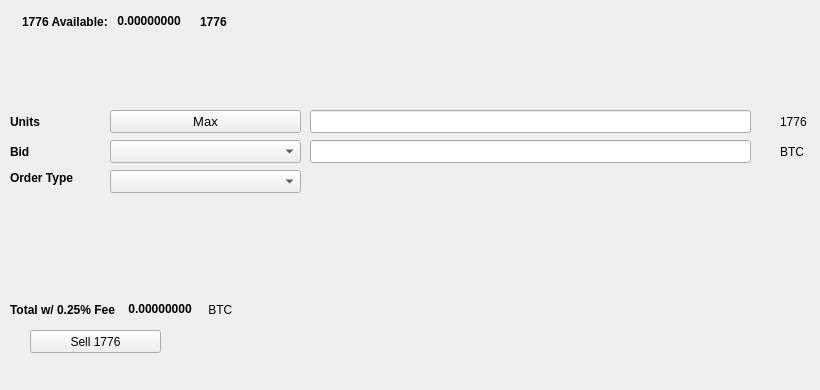
   <widget class="QWidget" name="SellTab">
    <attribute name="title">
     <string>Sell</string>
    </attribute>
    <widget class="QLabel" name="label_16">
     <property name="geometry">
      <rect>
       <x>780</x>
       <y>140</y>
       <width>31</width>
       <height>23</height>
      </rect>
     </property>
     <property name="text">
      <string>BTC</string>
     </property>
    </widget>
    <widget class="QComboBox" name="SellBidcomboBox">
     <property name="geometry">
      <rect>
       <x>110</x>
       <y>140</y>
       <width>191</width>
       <height>23</height>
      </rect>
     </property>
     <property name="font">
      <font>
       <pointsize>10</pointsize>
      </font>
     </property>
    </widget>
    <widget class="QLabel" name="label_18">
     <property name="geometry">
      <rect>
       <x>10</x>
       <y>110</y>
       <width>46</width>
       <height>23</height>
      </rect>
     </property>
     <property name="font">
      <font>
       <weight>75</weight>
       <bold>true</bold>
      </font>
     </property>
     <property name="text">
      <string>Units</string>
     </property>
    </widget>
    <widget class="QPushButton" name="Sell_Max_Amount">
     <property name="geometry">
      <rect>
       <x>110</x>
       <y>110</y>
       <width>191</width>
       <height>23</height>
      </rect>
     </property>
     <property name="font">
      <font>
       <pointsize>10</pointsize>
      </font>
     </property>
     <property name="text">
      <string>Max</string>
     </property>
    </widget>
    <widget class="QLabel" name="label_20">
     <property name="geometry">
      <rect>
       <x>10</x>
       <y>170</y>
       <width>91</width>
       <height>16</height>
      </rect>
     </property>
     <property name="font">
      <font>
       <weight>75</weight>
       <bold>true</bold>
      </font>
     </property>
     <property name="text">
      <string>Order Type</string>
     </property>
    </widget>
    <widget class="QComboBox" name="SellOrdertypeCombo">
     <property name="geometry">
      <rect>
       <x>110</x>
       <y>170</y>
       <width>191</width>
       <height>23</height>
      </rect>
     </property>
     <property name="font">
      <font>
       <pointsize>10</pointsize>
      </font>
     </property>
    </widget>
    <widget class="QLabel" name="label_21">
     <property name="geometry">
      <rect>
       <x>10</x>
       <y>140</y>
       <width>46</width>
       <height>23</height>
      </rect>
     </property>
     <property name="font">
      <font>
       <weight>75</weight>
       <bold>true</bold>
      </font>
     </property>
     <property name="text">
      <string>Bid</string>
     </property>
    </widget>
    <widget class="QLabel" name="label_22">
     <property name="geometry">
      <rect>
       <x>780</x>
       <y>110</y>
       <width>31</width>
       <height>23</height>
      </rect>
     </property>
     <property name="text">
      <string>1776</string>
     </property>
    </widget>
    <widget class="QLineEdit" name="UnitsInput1776">
     <property name="geometry">
      <rect>
       <x>310</x>
       <y>110</y>
       <width>441</width>
       <height>23</height>
      </rect>
     </property>
     <property name="font">
      <font>
       <pointsize>9</pointsize>
       <weight>75</weight>
       <bold>true</bold>
      </font>
     </property>
    </widget>
    <widget class="QLineEdit" name="SellBidPriceEdit">
     <property name="geometry">
      <rect>
       <x>310</x>
       <y>140</y>
       <width>441</width>
       <height>23</height>
      </rect>
     </property>
     <property name="font">
      <font>
       <pointsize>9</pointsize>
       <weight>75</weight>
       <bold>true</bold>
      </font>
     </property>
    </widget>
    <widget class="QPushButton" name="Sell1776BTN">
     <property name="geometry">
      <rect>
       <x>30</x>
       <y>330</y>
       <width>131</width>
       <height>23</height>
      </rect>
     </property>
     <property name="text">
      <string>Sell 1776</string>
     </property>
     <property name="icon">
      <iconset resource="../1776">
       <normaloff>:/icons/bitcoin</normaloff>:/icons/bitcoin</iconset>
     </property>
    </widget>
    <widget class="QWidget" name="layoutWidget3">
     <property name="geometry">
      <rect>
       <x>22</x>
       <y>12</y>
       <width>258</width>
       <height>19</height>
      </rect>
     </property>
     <layout class="QHBoxLayout" name="horizontalLayout">
      <item>
       <widget class="QLabel" name="label232_2">
        <property name="font">
         <font>
          <weight>75</weight>
          <bold>true</bold>
         </font>
        </property>
        <property name="text">
         <string>1776 Available:</string>
        </property>
       </widget>
      </item>
      <item>
       <widget class="QLabel" name="1776AvailableLabel">
        <property name="palette">
         <palette>
          <active>
           <colorrole role="WindowText">
            <brush brushstyle="SolidPattern">
             <color alpha="255">
              <red>0</red>
              <green>0</green>
              <blue>0</blue>
             </color>
            </brush>
           </colorrole>
           <colorrole role="Button">
            <brush brushstyle="SolidPattern">
             <color alpha="255">
              <red>0</red>
              <green>170</green>
              <blue>0</blue>
             </color>
            </brush>
           </colorrole>
           <colorrole role="Light">
            <brush brushstyle="SolidPattern">
             <color alpha="255">
              <red>0</red>
              <green>255</green>
              <blue>0</blue>
             </color>
            </brush>
           </colorrole>
           <colorrole role="Midlight">
            <brush brushstyle="SolidPattern">
             <color alpha="255">
              <red>0</red>
              <green>212</green>
              <blue>0</blue>
             </color>
            </brush>
           </colorrole>
           <colorrole role="Dark">
            <brush brushstyle="SolidPattern">
             <color alpha="255">
              <red>0</red>
              <green>85</green>
              <blue>0</blue>
             </color>
            </brush>
           </colorrole>
           <colorrole role="Mid">
            <brush brushstyle="SolidPattern">
             <color alpha="255">
              <red>0</red>
              <green>113</green>
              <blue>0</blue>
             </color>
            </brush>
           </colorrole>
           <colorrole role="Text">
            <brush brushstyle="SolidPattern">
             <color alpha="255">
              <red>0</red>
              <green>170</green>
              <blue>0</blue>
             </color>
            </brush>
           </colorrole>
           <colorrole role="BrightText">
            <brush brushstyle="SolidPattern">
             <color alpha="255">
              <red>255</red>
              <green>255</green>
              <blue>255</blue>
             </color>
            </brush>
           </colorrole>
           <colorrole role="ButtonText">
            <brush brushstyle="SolidPattern">
             <color alpha="255">
              <red>0</red>
              <green>0</green>
              <blue>0</blue>
             </color>
            </brush>
           </colorrole>
           <colorrole role="Base">
            <brush brushstyle="SolidPattern">
             <color alpha="255">
              <red>255</red>
              <green>255</green>
              <blue>255</blue>
             </color>
            </brush>
           </colorrole>
           <colorrole role="Window">
            <brush brushstyle="SolidPattern">
             <color alpha="255">
              <red>0</red>
              <green>170</green>
              <blue>0</blue>
             </color>
            </brush>
           </colorrole>
           <colorrole role="Shadow">
            <brush brushstyle="SolidPattern">
             <color alpha="255">
              <red>0</red>
              <green>0</green>
              <blue>0</blue>
             </color>
            </brush>
           </colorrole>
           <colorrole role="AlternateBase">
            <brush brushstyle="SolidPattern">
             <color alpha="255">
              <red>127</red>
              <green>212</green>
              <blue>127</blue>
             </color>
            </brush>
           </colorrole>
           <colorrole role="ToolTipBase">
            <brush brushstyle="SolidPattern">
             <color alpha="255">
              <red>255</red>
              <green>255</green>
              <blue>220</blue>
             </color>
            </brush>
           </colorrole>
           <colorrole role="ToolTipText">
            <brush brushstyle="SolidPattern">
             <color alpha="255">
              <red>0</red>
              <green>0</green>
              <blue>0</blue>
             </color>
            </brush>
           </colorrole>
          </active>
          <inactive>
           <colorrole role="WindowText">
            <brush brushstyle="SolidPattern">
             <color alpha="255">
              <red>0</red>
              <green>0</green>
              <blue>0</blue>
             </color>
            </brush>
           </colorrole>
           <colorrole role="Button">
            <brush brushstyle="SolidPattern">
             <color alpha="255">
              <red>0</red>
              <green>170</green>
              <blue>0</blue>
             </color>
            </brush>
           </colorrole>
           <colorrole role="Light">
            <brush brushstyle="SolidPattern">
             <color alpha="255">
              <red>0</red>
              <green>255</green>
              <blue>0</blue>
             </color>
            </brush>
           </colorrole>
           <colorrole role="Midlight">
            <brush brushstyle="SolidPattern">
             <color alpha="255">
              <red>0</red>
              <green>212</green>
              <blue>0</blue>
             </color>
            </brush>
           </colorrole>
           <colorrole role="Dark">
            <brush brushstyle="SolidPattern">
             <color alpha="255">
              <red>0</red>
              <green>85</green>
              <blue>0</blue>
             </color>
            </brush>
           </colorrole>
           <colorrole role="Mid">
            <brush brushstyle="SolidPattern">
             <color alpha="255">
              <red>0</red>
              <green>113</green>
              <blue>0</blue>
             </color>
            </brush>
           </colorrole>
           <colorrole role="Text">
            <brush brushstyle="SolidPattern">
             <color alpha="255">
              <red>0</red>
              <green>170</green>
              <blue>0</blue>
             </color>
            </brush>
           </colorrole>
           <colorrole role="BrightText">
            <brush brushstyle="SolidPattern">
             <color alpha="255">
              <red>255</red>
              <green>255</green>
              <blue>255</blue>
             </color>
            </brush>
           </colorrole>
           <colorrole role="ButtonText">
            <brush brushstyle="SolidPattern">
             <color alpha="255">
              <red>0</red>
              <green>0</green>
              <blue>0</blue>
             </color>
            </brush>
           </colorrole>
           <colorrole role="Base">
            <brush brushstyle="SolidPattern">
             <color alpha="255">
              <red>255</red>
              <green>255</green>
              <blue>255</blue>
             </color>
            </brush>
           </colorrole>
           <colorrole role="Window">
            <brush brushstyle="SolidPattern">
             <color alpha="255">
              <red>0</red>
              <green>170</green>
              <blue>0</blue>
             </color>
            </brush>
           </colorrole>
           <colorrole role="Shadow">
            <brush brushstyle="SolidPattern">
             <color alpha="255">
              <red>0</red>
              <green>0</green>
              <blue>0</blue>
             </color>
            </brush>
           </colorrole>
           <colorrole role="AlternateBase">
            <brush brushstyle="SolidPattern">
             <color alpha="255">
              <red>127</red>
              <green>212</green>
              <blue>127</blue>
             </color>
            </brush>
           </colorrole>
           <colorrole role="ToolTipBase">
            <brush brushstyle="SolidPattern">
             <color alpha="255">
              <red>255</red>
              <green>255</green>
              <blue>220</blue>
             </color>
            </brush>
           </colorrole>
           <colorrole role="ToolTipText">
            <brush brushstyle="SolidPattern">
             <color alpha="255">
              <red>0</red>
              <green>0</green>
              <blue>0</blue>
             </color>
            </brush>
           </colorrole>
          </inactive>
          <disabled>
           <colorrole role="WindowText">
            <brush brushstyle="SolidPattern">
             <color alpha="255">
              <red>0</red>
              <green>85</green>
              <blue>0</blue>
             </color>
            </brush>
           </colorrole>
           <colorrole role="Button">
            <brush brushstyle="SolidPattern">
             <color alpha="255">
              <red>0</red>
              <green>170</green>
              <blue>0</blue>
             </color>
            </brush>
           </colorrole>
           <colorrole role="Light">
            <brush brushstyle="SolidPattern">
             <color alpha="255">
              <red>0</red>
              <green>255</green>
              <blue>0</blue>
             </color>
            </brush>
           </colorrole>
           <colorrole role="Midlight">
            <brush brushstyle="SolidPattern">
             <color alpha="255">
              <red>0</red>
              <green>212</green>
              <blue>0</blue>
             </color>
            </brush>
           </colorrole>
           <colorrole role="Dark">
            <brush brushstyle="SolidPattern">
             <color alpha="255">
              <red>0</red>
              <green>85</green>
              <blue>0</blue>
             </color>
            </brush>
           </colorrole>
           <colorrole role="Mid">
            <brush brushstyle="SolidPattern">
             <color alpha="255">
              <red>0</red>
              <green>113</green>
              <blue>0</blue>
             </color>
            </brush>
           </colorrole>
           <colorrole role="Text">
            <brush brushstyle="SolidPattern">
             <color alpha="255">
              <red>0</red>
              <green>85</green>
              <blue>0</blue>
             </color>
            </brush>
           </colorrole>
           <colorrole role="BrightText">
            <brush brushstyle="SolidPattern">
             <color alpha="255">
              <red>255</red>
              <green>255</green>
              <blue>255</blue>
             </color>
            </brush>
           </colorrole>
           <colorrole role="ButtonText">
            <brush brushstyle="SolidPattern">
             <color alpha="255">
              <red>0</red>
              <green>85</green>
              <blue>0</blue>
             </color>
            </brush>
           </colorrole>
           <colorrole role="Base">
            <brush brushstyle="SolidPattern">
             <color alpha="255">
              <red>0</red>
              <green>170</green>
              <blue>0</blue>
             </color>
            </brush>
           </colorrole>
           <colorrole role="Window">
            <brush brushstyle="SolidPattern">
             <color alpha="255">
              <red>0</red>
              <green>170</green>
              <blue>0</blue>
             </color>
            </brush>
           </colorrole>
           <colorrole role="Shadow">
            <brush brushstyle="SolidPattern">
             <color alpha="255">
              <red>0</red>
              <green>0</green>
              <blue>0</blue>
             </color>
            </brush>
           </colorrole>
           <colorrole role="AlternateBase">
            <brush brushstyle="SolidPattern">
             <color alpha="255">
              <red>0</red>
              <green>170</green>
              <blue>0</blue>
             </color>
            </brush>
           </colorrole>
           <colorrole role="ToolTipBase">
            <brush brushstyle="SolidPattern">
             <color alpha="255">
              <red>255</red>
              <green>255</green>
              <blue>220</blue>
             </color>
            </brush>
           </colorrole>
           <colorrole role="ToolTipText">
            <brush brushstyle="SolidPattern">
             <color alpha="255">
              <red>0</red>
              <green>0</green>
              <blue>0</blue>
             </color>
            </brush>
           </colorrole>
          </disabled>
         </palette>
        </property>
        <property name="font">
         <font>
          <weight>75</weight>
          <bold>true</bold>
         </font>
        </property>
        <property name="text">
         <string> 0.00000000 </string>
        </property>
        <property name="textInteractionFlags">
         <set>Qt::LinksAccessibleByMouse|Qt::TextSelectableByKeyboard|Qt::TextSelectableByMouse</set>
        </property>
       </widget>
      </item>
      <item>
       <widget class="QLabel" name="label1776">
        <property name="font">
         <font>
          <weight>75</weight>
          <bold>true</bold>
         </font>
        </property>
        <property name="text">
         <string>1776</string>
        </property>
       </widget>
      </item>
     </layout>
    </widget>
    <widget class="QWidget" name="layoutWidget">
     <property name="geometry">
      <rect>
       <x>10</x>
       <y>300</y>
       <width>268</width>
       <height>19</height>
      </rect>
     </property>
     <layout class="QHBoxLayout" name="horizontalLayout_2">
      <item>
       <widget class="QLabel" name="label_19">
        <property name="font">
         <font>
          <weight>75</weight>
          <bold>true</bold>
         </font>
        </property>
        <property name="text">
         <string>Total w/ 0.25% Fee </string>
        </property>
       </widget>
      </item>
      <item>
       <widget class="QLabel" name="SellCostLabel">
        <property name="palette">
         <palette>
          <active>
           <colorrole role="WindowText">
            <brush brushstyle="SolidPattern">
             <color alpha="255">
              <red>0</red>
              <green>0</green>
              <blue>0</blue>
             </color>
            </brush>
           </colorrole>
           <colorrole role="Button">
            <brush brushstyle="SolidPattern">
             <color alpha="255">
              <red>0</red>
              <green>170</green>
              <blue>0</blue>
             </color>
            </brush>
           </colorrole>
           <colorrole role="Light">
            <brush brushstyle="SolidPattern">
             <color alpha="255">
              <red>0</red>
              <green>255</green>
              <blue>0</blue>
             </color>
            </brush>
           </colorrole>
           <colorrole role="Midlight">
            <brush brushstyle="SolidPattern">
             <color alpha="255">
              <red>0</red>
              <green>212</green>
              <blue>0</blue>
             </color>
            </brush>
           </colorrole>
           <colorrole role="Dark">
            <brush brushstyle="SolidPattern">
             <color alpha="255">
              <red>0</red>
              <green>85</green>
              <blue>0</blue>
             </color>
            </brush>
           </colorrole>
           <colorrole role="Mid">
            <brush brushstyle="SolidPattern">
             <color alpha="255">
              <red>0</red>
              <green>113</green>
              <blue>0</blue>
             </color>
            </brush>
           </colorrole>
           <colorrole role="Text">
            <brush brushstyle="SolidPattern">
             <color alpha="255">
              <red>0</red>
              <green>170</green>
              <blue>0</blue>
             </color>
            </brush>
           </colorrole>
           <colorrole role="BrightText">
            <brush brushstyle="SolidPattern">
             <color alpha="255">
              <red>255</red>
              <green>255</green>
              <blue>255</blue>
             </color>
            </brush>
           </colorrole>
           <colorrole role="ButtonText">
            <brush brushstyle="SolidPattern">
             <color alpha="255">
              <red>0</red>
              <green>0</green>
              <blue>0</blue>
             </color>
            </brush>
           </colorrole>
           <colorrole role="Base">
            <brush brushstyle="SolidPattern">
             <color alpha="255">
              <red>255</red>
              <green>255</green>
              <blue>255</blue>
             </color>
            </brush>
           </colorrole>
           <colorrole role="Window">
            <brush brushstyle="SolidPattern">
             <color alpha="255">
              <red>0</red>
              <green>170</green>
              <blue>0</blue>
             </color>
            </brush>
           </colorrole>
           <colorrole role="Shadow">
            <brush brushstyle="SolidPattern">
             <color alpha="255">
              <red>0</red>
              <green>0</green>
              <blue>0</blue>
             </color>
            </brush>
           </colorrole>
           <colorrole role="AlternateBase">
            <brush brushstyle="SolidPattern">
             <color alpha="255">
              <red>127</red>
              <green>212</green>
              <blue>127</blue>
             </color>
            </brush>
           </colorrole>
           <colorrole role="ToolTipBase">
            <brush brushstyle="SolidPattern">
             <color alpha="255">
              <red>255</red>
              <green>255</green>
              <blue>220</blue>
             </color>
            </brush>
           </colorrole>
           <colorrole role="ToolTipText">
            <brush brushstyle="SolidPattern">
             <color alpha="255">
              <red>0</red>
              <green>0</green>
              <blue>0</blue>
             </color>
            </brush>
           </colorrole>
          </active>
          <inactive>
           <colorrole role="WindowText">
            <brush brushstyle="SolidPattern">
             <color alpha="255">
              <red>0</red>
              <green>0</green>
              <blue>0</blue>
             </color>
            </brush>
           </colorrole>
           <colorrole role="Button">
            <brush brushstyle="SolidPattern">
             <color alpha="255">
              <red>0</red>
              <green>170</green>
              <blue>0</blue>
             </color>
            </brush>
           </colorrole>
           <colorrole role="Light">
            <brush brushstyle="SolidPattern">
             <color alpha="255">
              <red>0</red>
              <green>255</green>
              <blue>0</blue>
             </color>
            </brush>
           </colorrole>
           <colorrole role="Midlight">
            <brush brushstyle="SolidPattern">
             <color alpha="255">
              <red>0</red>
              <green>212</green>
              <blue>0</blue>
             </color>
            </brush>
           </colorrole>
           <colorrole role="Dark">
            <brush brushstyle="SolidPattern">
             <color alpha="255">
              <red>0</red>
              <green>85</green>
              <blue>0</blue>
             </color>
            </brush>
           </colorrole>
           <colorrole role="Mid">
            <brush brushstyle="SolidPattern">
             <color alpha="255">
              <red>0</red>
              <green>113</green>
              <blue>0</blue>
             </color>
            </brush>
           </colorrole>
           <colorrole role="Text">
            <brush brushstyle="SolidPattern">
             <color alpha="255">
              <red>0</red>
              <green>170</green>
              <blue>0</blue>
             </color>
            </brush>
           </colorrole>
           <colorrole role="BrightText">
            <brush brushstyle="SolidPattern">
             <color alpha="255">
              <red>255</red>
              <green>255</green>
              <blue>255</blue>
             </color>
            </brush>
           </colorrole>
           <colorrole role="ButtonText">
            <brush brushstyle="SolidPattern">
             <color alpha="255">
              <red>0</red>
              <green>0</green>
              <blue>0</blue>
             </color>
            </brush>
           </colorrole>
           <colorrole role="Base">
            <brush brushstyle="SolidPattern">
             <color alpha="255">
              <red>255</red>
              <green>255</green>
              <blue>255</blue>
             </color>
            </brush>
           </colorrole>
           <colorrole role="Window">
            <brush brushstyle="SolidPattern">
             <color alpha="255">
              <red>0</red>
              <green>170</green>
              <blue>0</blue>
             </color>
            </brush>
           </colorrole>
           <colorrole role="Shadow">
            <brush brushstyle="SolidPattern">
             <color alpha="255">
              <red>0</red>
              <green>0</green>
              <blue>0</blue>
             </color>
            </brush>
           </colorrole>
           <colorrole role="AlternateBase">
            <brush brushstyle="SolidPattern">
             <color alpha="255">
              <red>127</red>
              <green>212</green>
              <blue>127</blue>
             </color>
            </brush>
           </colorrole>
           <colorrole role="ToolTipBase">
            <brush brushstyle="SolidPattern">
             <color alpha="255">
              <red>255</red>
              <green>255</green>
              <blue>220</blue>
             </color>
            </brush>
           </colorrole>
           <colorrole role="ToolTipText">
            <brush brushstyle="SolidPattern">
             <color alpha="255">
              <red>0</red>
              <green>0</green>
              <blue>0</blue>
             </color>
            </brush>
           </colorrole>
          </inactive>
          <disabled>
           <colorrole role="WindowText">
            <brush brushstyle="SolidPattern">
             <color alpha="255">
              <red>0</red>
              <green>85</green>
              <blue>0</blue>
             </color>
            </brush>
           </colorrole>
           <colorrole role="Button">
            <brush brushstyle="SolidPattern">
             <color alpha="255">
              <red>0</red>
              <green>170</green>
              <blue>0</blue>
             </color>
            </brush>
           </colorrole>
           <colorrole role="Light">
            <brush brushstyle="SolidPattern">
             <color alpha="255">
              <red>0</red>
              <green>255</green>
              <blue>0</blue>
             </color>
            </brush>
           </colorrole>
           <colorrole role="Midlight">
            <brush brushstyle="SolidPattern">
             <color alpha="255">
              <red>0</red>
              <green>212</green>
              <blue>0</blue>
             </color>
            </brush>
           </colorrole>
           <colorrole role="Dark">
            <brush brushstyle="SolidPattern">
             <color alpha="255">
              <red>0</red>
              <green>85</green>
              <blue>0</blue>
             </color>
            </brush>
           </colorrole>
           <colorrole role="Mid">
            <brush brushstyle="SolidPattern">
             <color alpha="255">
              <red>0</red>
              <green>113</green>
              <blue>0</blue>
             </color>
            </brush>
           </colorrole>
           <colorrole role="Text">
            <brush brushstyle="SolidPattern">
             <color alpha="255">
              <red>0</red>
              <green>85</green>
              <blue>0</blue>
             </color>
            </brush>
           </colorrole>
           <colorrole role="BrightText">
            <brush brushstyle="SolidPattern">
             <color alpha="255">
              <red>255</red>
              <green>255</green>
              <blue>255</blue>
             </color>
            </brush>
           </colorrole>
           <colorrole role="ButtonText">
            <brush brushstyle="SolidPattern">
             <color alpha="255">
              <red>0</red>
              <green>85</green>
              <blue>0</blue>
             </color>
            </brush>
           </colorrole>
           <colorrole role="Base">
            <brush brushstyle="SolidPattern">
             <color alpha="255">
              <red>0</red>
              <green>170</green>
              <blue>0</blue>
             </color>
            </brush>
           </colorrole>
           <colorrole role="Window">
            <brush brushstyle="SolidPattern">
             <color alpha="255">
              <red>0</red>
              <green>170</green>
              <blue>0</blue>
             </color>
            </brush>
           </colorrole>
           <colorrole role="Shadow">
            <brush brushstyle="SolidPattern">
             <color alpha="255">
              <red>0</red>
              <green>0</green>
              <blue>0</blue>
             </color>
            </brush>
           </colorrole>
           <colorrole role="AlternateBase">
            <brush brushstyle="SolidPattern">
             <color alpha="255">
              <red>0</red>
              <green>170</green>
              <blue>0</blue>
             </color>
            </brush>
           </colorrole>
           <colorrole role="ToolTipBase">
            <brush brushstyle="SolidPattern">
             <color alpha="255">
              <red>255</red>
              <green>255</green>
              <blue>220</blue>
             </color>
            </brush>
           </colorrole>
           <colorrole role="ToolTipText">
            <brush brushstyle="SolidPattern">
             <color alpha="255">
              <red>0</red>
              <green>0</green>
              <blue>0</blue>
             </color>
            </brush>
           </colorrole>
          </disabled>
         </palette>
        </property>
        <property name="font">
         <font>
          <weight>75</weight>
          <bold>true</bold>
         </font>
        </property>
        <property name="autoFillBackground">
         <bool>false</bool>
        </property>
        <property name="text">
         <string> 0.00000000</string>
        </property>
        <property name="textInteractionFlags">
         <set>Qt::LinksAccessibleByMouse|Qt::TextSelectableByMouse</set>
        </property>
       </widget>
      </item>
      <item>
       <widget class="QLabel" name="label_17">
        <property name="font">
         <font>
          <weight>50</weight>
          <bold>false</bold>
         </font>
        </property>
        <property name="text">
         <string> BTC</string>
        </property>
       </widget>
      </item>
     </layout>
    </widget>
    <widget class="QLabel" name="label_23">
     <property name="geometry">
      <rect>
       <x>460</x>
       <y>300</y>
       <width>281</width>
       <height>81</height>
      </rect>
     </property>
     <property name="text">
      <string/>
     </property>
     <property name="pixmap">
      <pixmap>:/images/bittrex</pixmap>
     </property>
    </widget>
   </widget>
